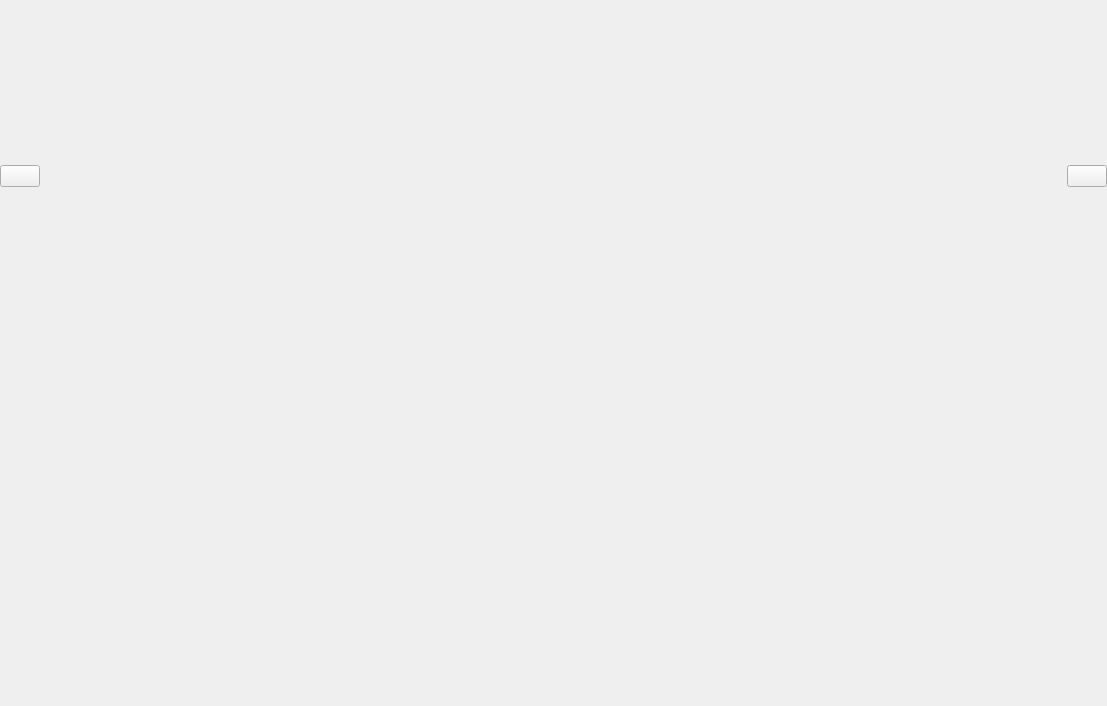
<?xml version="1.0" encoding="UTF-8"?>
<ui version="4.0">
 <class>PLSNCB2bBrowserDockContent</class>
 <widget class="QWidget" name="PLSNCB2bBrowserDockContent">
  <property name="geometry">
   <rect>
    <x>0</x>
    <y>0</y>
    <width>1107</width>
    <height>706</height>
   </rect>
  </property>
  <property name="windowTitle">
   <string>Ncpb2b.Browser.Settings.Title</string>
  </property>
  <layout class="QVBoxLayout" name="verticalLayout_2">
   <property name="spacing">
    <number>0</number>
   </property>
   <property name="leftMargin">
    <number>0</number>
   </property>
   <property name="topMargin">
    <number>0</number>
   </property>
   <property name="rightMargin">
    <number>0</number>
   </property>
   <property name="bottomMargin">
    <number>0</number>
   </property>
   <item>
    <widget class="QFrame" name="titleFrame">
     <property name="frameShape">
      <enum>QFrame::Shape::NoFrame</enum>
     </property>
     <property name="frameShadow">
      <enum>QFrame::Shadow::Raised</enum>
     </property>
     <layout class="QHBoxLayout" name="horizontalLayout">
      <property name="spacing">
       <number>0</number>
      </property>
      <property name="leftMargin">
       <number>0</number>
      </property>
      <property name="topMargin">
       <number>0</number>
      </property>
      <property name="rightMargin">
       <number>0</number>
      </property>
      <property name="bottomMargin">
       <number>0</number>
      </property>
      <item>
       <widget class="QFrame" name="preFrame">
        <property name="frameShape">
         <enum>QFrame::Shape::NoFrame</enum>
        </property>
        <property name="frameShadow">
         <enum>QFrame::Shadow::Raised</enum>
        </property>
        <layout class="QHBoxLayout" name="horizontalLayout_2">
         <property name="leftMargin">
          <number>0</number>
         </property>
         <item>
          <widget class="QPushButton" name="preBtn">
           <property name="text">
            <string/>
           </property>
          </widget>
         </item>
        </layout>
       </widget>
      </item>
      <item>
       <widget class="QFrame" name="buttonFrame">
        <property name="frameShape">
         <enum>QFrame::Shape::NoFrame</enum>
        </property>
        <property name="frameShadow">
         <enum>QFrame::Shadow::Raised</enum>
        </property>
        <layout class="QHBoxLayout" name="horizontalLayout_4">
         <property name="spacing">
          <number>0</number>
         </property>
         <property name="leftMargin">
          <number>0</number>
         </property>
         <property name="topMargin">
          <number>0</number>
         </property>
         <property name="rightMargin">
          <number>0</number>
         </property>
         <property name="bottomMargin">
          <number>0</number>
         </property>
         <item>
          <widget class="QScrollArea" name="scrollArea">
           <property name="frameShape">
            <enum>QFrame::Shape::NoFrame</enum>
           </property>
           <property name="horizontalScrollBarPolicy">
            <enum>Qt::ScrollBarPolicy::ScrollBarAlwaysOff</enum>
           </property>
           <property name="widgetResizable">
            <bool>true</bool>
           </property>
           <widget class="QWidget" name="widgetContent">
            <property name="geometry">
             <rect>
              <x>0</x>
              <y>0</y>
              <width>1018</width>
              <height>353</height>
             </rect>
            </property>
            <layout class="QHBoxLayout" name="categroyHorizontalLayout">
             <property name="spacing">
              <number>20</number>
             </property>
             <property name="leftMargin">
              <number>20</number>
             </property>
             <property name="topMargin">
              <number>0</number>
             </property>
             <property name="rightMargin">
              <number>20</number>
             </property>
             <property name="bottomMargin">
              <number>0</number>
             </property>
             <item>
              <spacer name="horizontalSpacer">
               <property name="orientation">
                <enum>Qt::Orientation::Horizontal</enum>
               </property>
               <property name="sizeHint" stdset="0">
                <size>
                 <width>0</width>
                 <height>20</height>
                </size>
               </property>
              </spacer>
             </item>
            </layout>
           </widget>
          </widget>
         </item>
        </layout>
       </widget>
      </item>
      <item>
       <widget class="QFrame" name="nextFrame">
        <property name="frameShape">
         <enum>QFrame::Shape::NoFrame</enum>
        </property>
        <property name="frameShadow">
         <enum>QFrame::Shadow::Raised</enum>
        </property>
        <layout class="QHBoxLayout" name="horizontalLayout_3">
         <property name="leftMargin">
          <number>0</number>
         </property>
         <property name="rightMargin">
          <number>0</number>
         </property>
         <item>
          <widget class="QPushButton" name="nextBtn">
           <property name="text">
            <string/>
           </property>
          </widget>
         </item>
        </layout>
       </widget>
      </item>
     </layout>
    </widget>
   </item>
   <item>
    <layout class="QVBoxLayout" name="contentVerticalLayout">
     <property name="spacing">
      <number>0</number>
     </property>
     <property name="leftMargin">
      <number>0</number>
     </property>
     <property name="topMargin">
      <number>0</number>
     </property>
     <property name="rightMargin">
      <number>0</number>
     </property>
     <property name="bottomMargin">
      <number>0</number>
     </property>
     <item>
      <widget class="QStackedWidget" name="stackedWidget">
       <property name="currentIndex">
        <number>1</number>
       </property>
       <widget class="QWidget" name="pageNoSources">
        <layout class="QVBoxLayout" name="verticalLayout">
         <property name="leftMargin">
          <number>8</number>
         </property>
         <item>
          <spacer name="verticalSpacer">
           <property name="orientation">
            <enum>Qt::Orientation::Vertical</enum>
           </property>
           <property name="sizeHint" stdset="0">
            <size>
             <width>20</width>
             <height>0</height>
            </size>
           </property>
          </spacer>
         </item>
         <item>
          <widget class="QLabel" name="noSourcesLabel">
           <property name="text">
            <string>Ncpb2b.Browser.Settings.Empty</string>
           </property>
           <property name="textFormat">
            <enum>Qt::TextFormat::RichText</enum>
           </property>
           <property name="alignment">
            <set>Qt::AlignmentFlag::AlignCenter</set>
           </property>
           <property name="wordWrap">
            <bool>true</bool>
           </property>
          </widget>
         </item>
         <item>
          <spacer name="verticalSpacer_2">
           <property name="orientation">
            <enum>Qt::Orientation::Vertical</enum>
           </property>
           <property name="sizeHint" stdset="0">
            <size>
             <width>20</width>
             <height>0</height>
            </size>
           </property>
          </spacer>
         </item>
        </layout>
       </widget>
       <widget class="QWidget" name="pageContent">
        <layout class="QVBoxLayout" name="verticalLayoutCefWindow">
         <property name="spacing">
          <number>0</number>
         </property>
         <property name="leftMargin">
          <number>0</number>
         </property>
         <property name="topMargin">
          <number>0</number>
         </property>
         <property name="rightMargin">
          <number>0</number>
         </property>
         <property name="bottomMargin">
          <number>0</number>
         </property>
        </layout>
       </widget>
      </widget>
     </item>
    </layout>
   </item>
  </layout>
 </widget>
 <resources/>
 <connections/>
</ui>
